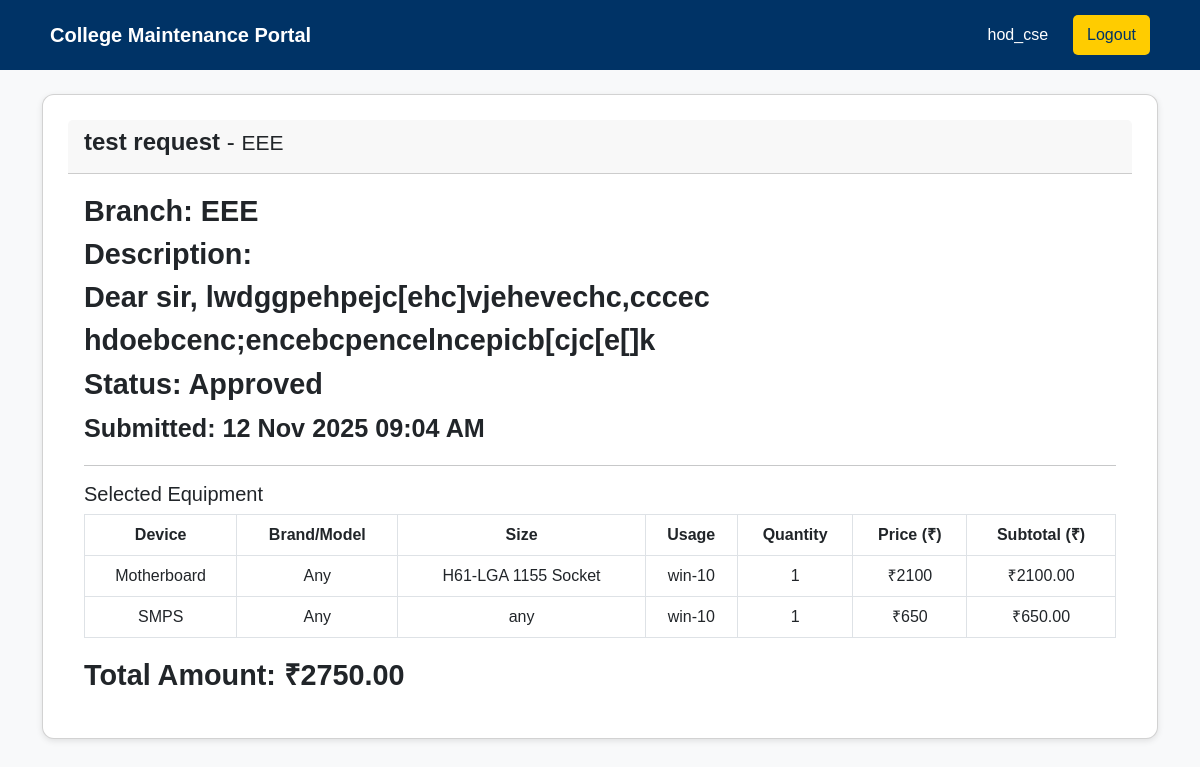
Page /request/57/ (signed in) on the earlier database version.
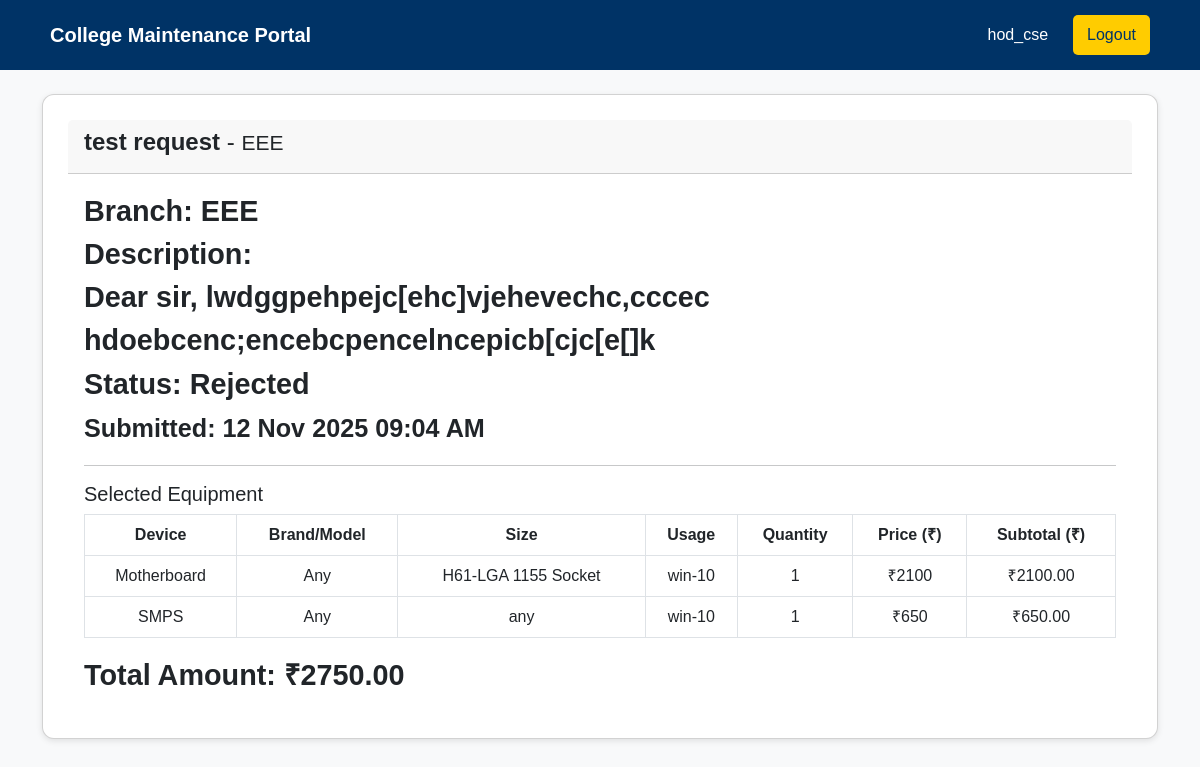
Same page on the later database version.
### maintenance_app/models.py (models this page shows, shortened)
class MaintenanceRequest(models.Model):
    STATUS_CHOICES = [('Pending','Pending'),('Approved','Approved'),('Rejected','Rejected'),('Completed','Completed'),]
    hod = models.ForeignKey(User, on_delete=models.CASCADE)
    branch = models.CharField(max_length=100)
    title = models.CharField(max_length=150)
    lab_name = models.CharField(max_length=100)
    description = models.TextField()
    date_submitted = models.DateTimeField(auto_now_add=True)
    status = models.CharField(max_length=20, choices=STATUS_CHOICES, default='Pending')
    admin_remark = models.TextField(blank=True, null=True)
    updated_at = models.DateTimeField(auto_now=True)
    selected_items = models.TextField(blank=True, null=True)
    total_amount = models.DecimalField(max_digits=12, decimal_places=2, default=0.00)

### maintenance_app/views.py (the view)
# urls.py: path('request/<int:pk>/', views.request_detail, name='request_detail'),
@login_required
def request_detail(request, pk):
    req = get_object_or_404(MaintenanceRequest, pk=pk)
    items = []
    if req.selected_items:
        try:
            items = json.loads(req.selected_items)
            if isinstance(items, str):
                items = json.loads(items)
            for item in items:
                try:
                    price = float(item.get('price', 0))
                    quantity = int(item.get('quantity', 1))
                    item['subtotal'] = price * quantity
                except (ValueError, TypeError):
                    item['subtotal'] = 0
            print(items)  # 👈 Check console output
        except (json.JSONDecodeError, TypeError):
            items = []
    return render(request, 'request_detail.html', {
        'req': req,
        'items': items,
    })

### maintenance_app/templates/request_detail.html (shortened to what this page needs)
{% extends 'base.html' %}
{% load static %}
{% block content %}
<link rel="stylesheet" href="{% static "css/admin.css" %}">
<div class="card">
  <div class="card-header">
    <h4><strong>{{ req.title }}</strong> - <small>{{ req.branch }}</small></h4>
  </div>
  <div class="card-body">
    <p><strong>Branch:</strong> {{ req.branch }}</p>
    <p><strong>Description:</strong><br>{{ req.description }}</p>
    <p><strong>Status:</strong> {{ req.status }}</p>
    <p><small>Submitted: {{ req.date_submitted|date:'d M Y h:i A' }}</small></p>
    <hr>
    {% if items %}
      <h5>Selected Equipment</h5>
      <table class="table table-bordered">
        <thead class="bg-primary">
          <tr>
            <th>Device</th>
            <th>Brand/Model</th>
            <th>Size</th>
            <th>Usage</th>
            <th>Quantity</th>
            <th>Price (₹)</th>
            <th>Subtotal (₹)</th>
          </tr>
        </thead>
        <tbody>
          {% for item in items %}
            <tr>
              <td>{{ item.device }}</td>
              <td>{{ item.brand }}</td>
              <td>{{ item.size }}</td>
              <td>{{ item.usage }}</td>
              <td>{{ item.quantity }}</td>
              <td>₹{{ item.price }}</td>
              <td>₹{{ item.subtotal|floatformat:2 }}</td>
            </tr>
          {% endfor %}
        </tbody>
      </table>
      <p><strong>Total Amount:</strong> ₹{{ req.total_amount }}</p>
    {% else %}
      <em>No equipment selected.</em>
    {% endif %}
  </div>
</div>
{% endblock %}

Differences in the rows shown:
changed MaintenanceRequest "EEE": status "Approved" → "Rejected"
